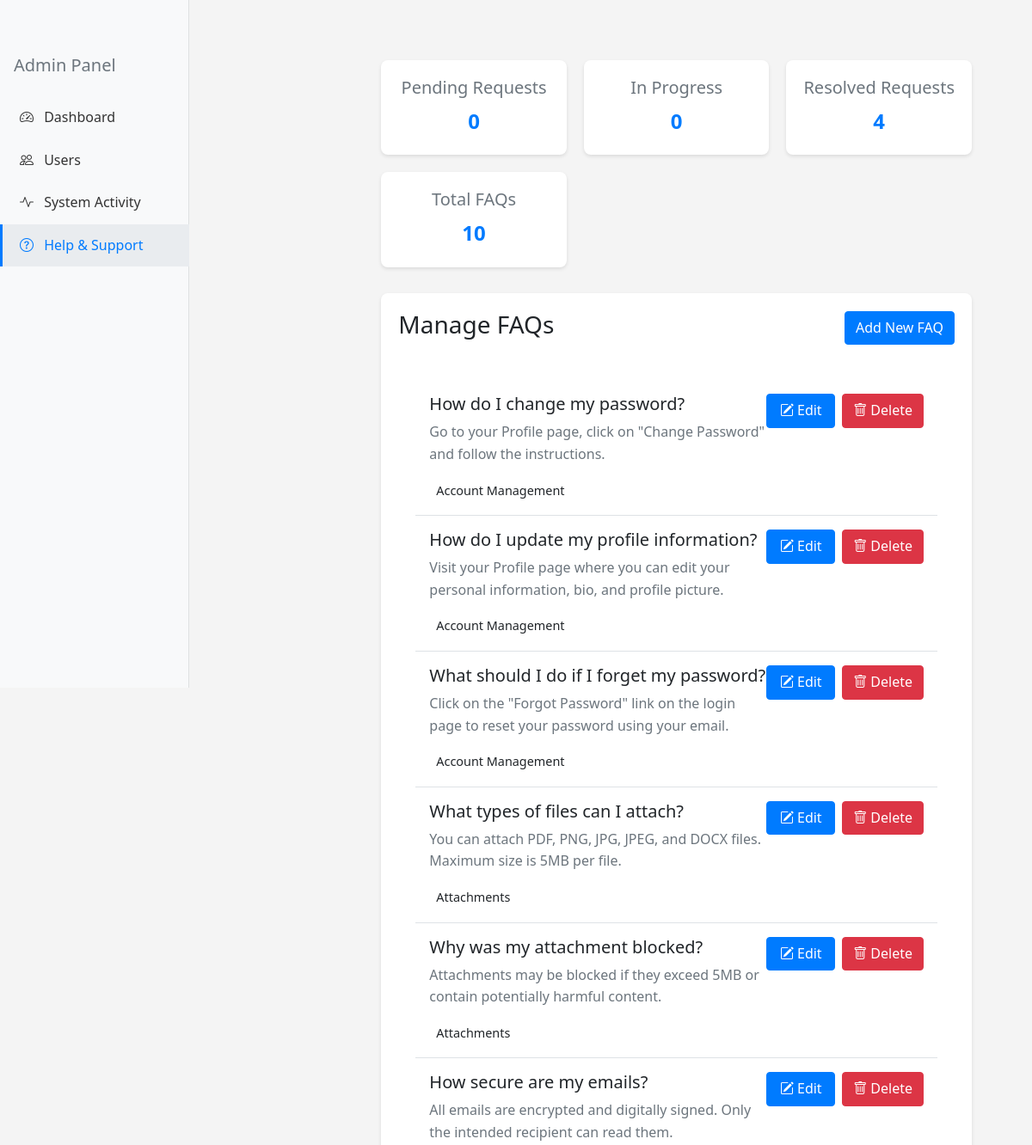
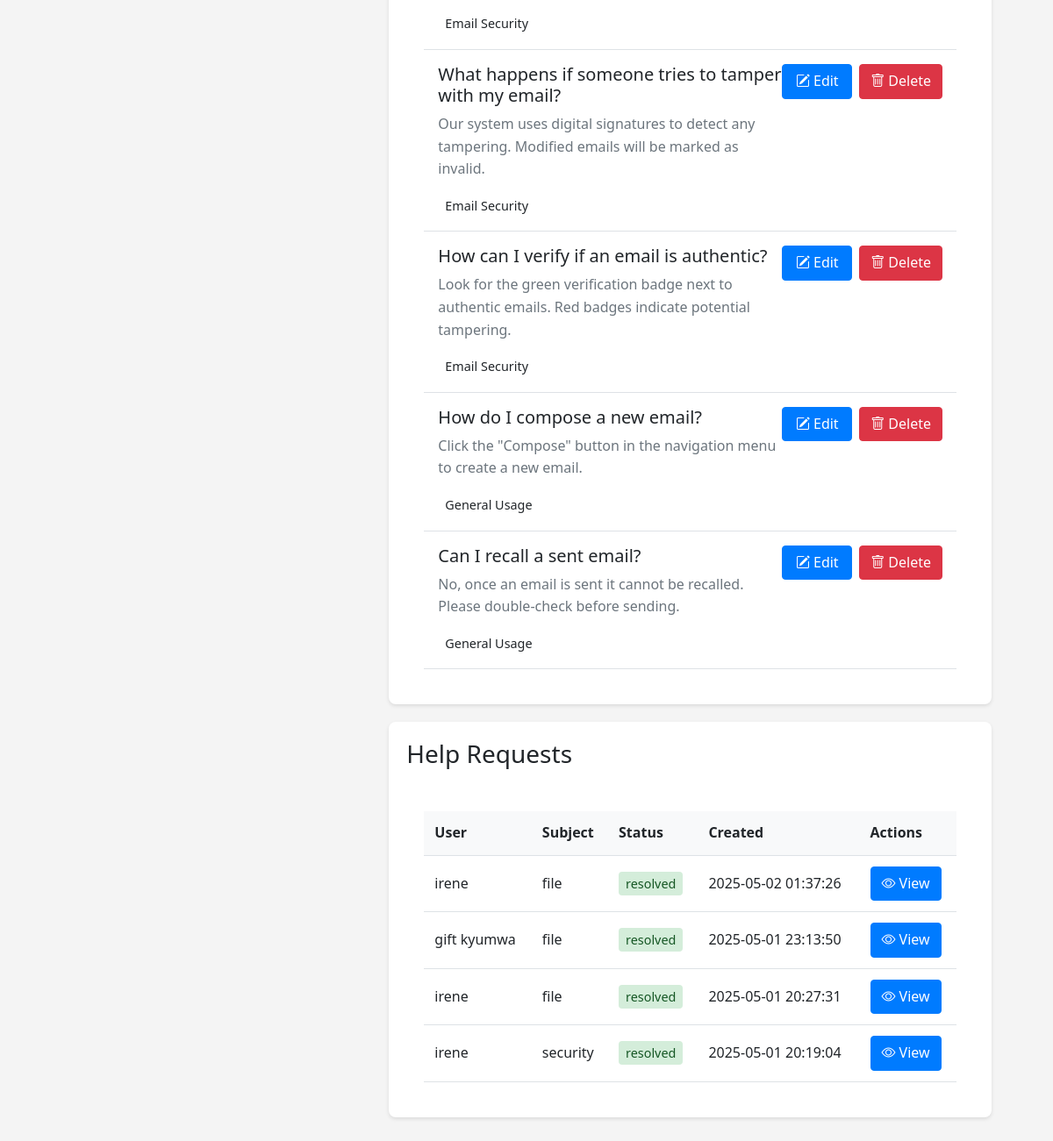
/admin/help (signed in), run on the app's committed database (2 pictures, top to bottom).
### tables this page shows
CREATE TABLE faqs (
                id INTEGER PRIMARY KEY AUTOINCREMENT,
                question TEXT NOT NULL,
                answer TEXT NOT NULL,
                category TEXT NOT NULL,
                created_at DATETIME DEFAULT CURRENT_TIMESTAMP,
                updated_at DATETIME DEFAULT CURRENT_TIMESTAMP
            );

CREATE TABLE help_requests (
                id INTEGER PRIMARY KEY AUTOINCREMENT,
                user_id INTEGER NOT NULL,
                subject TEXT NOT NULL,
                message TEXT NOT NULL,
                status TEXT DEFAULT 'pending',
                admin_response TEXT,
                created_at DATETIME DEFAULT CURRENT_TIMESTAMP,
                updated_at DATETIME DEFAULT CURRENT_TIMESTAMP,
                FOREIGN KEY (user_id) REFERENCES users(id)
            );

CREATE TABLE users (
                id INTEGER PRIMARY KEY AUTOINCREMENT,
                fullname TEXT NOT NULL,
                email TEXT NOT NULL UNIQUE,
                password TEXT NOT NULL,
                is_admin BOOLEAN DEFAULT FALSE,
                is_approved BOOLEAN DEFAULT FALSE,
                profile_picture TEXT,
                bio TEXT,
                created_at DATETIME DEFAULT CURRENT_TIMESTAMP,
                last_updated DATETIME DEFAULT CURRENT_TIMESTAMP
            );

### app.py (the view)
@app.route('/admin/help')
@admin_required
def admin_help():
    try:
        conn = sqlite3.connect(DB_NAME)
        conn.row_factory = sqlite3.Row
        c = conn.cursor()
        c.execute('SELECT * FROM faqs ORDER BY category, created_at DESC')
        faqs = c.fetchall()
        c.execute('''
            SELECT hr.*, u.fullname, u.email
            FROM help_requests hr
            JOIN users u ON hr.user_id = u.id
            ORDER BY hr.created_at DESC
        ''')
        help_requests = c.fetchall()
        c.execute('SELECT COUNT(*) FROM help_requests WHERE status = "pending"')
        pending_requests = c.fetchone()[0]
        c.execute('SELECT COUNT(*) FROM help_requests WHERE status = "in_progress"')
        in_progress_requests = c.fetchone()[0]
        c.execute('SELECT COUNT(*) FROM help_requests WHERE status = "resolved"')
        resolved_requests = c.fetchone()[0]
        c.execute('SELECT COUNT(*) FROM faqs')
        total_faqs = c.fetchone()[0]
        stats = {
            'pending_requests': pending_requests,
            'in_progress_requests': in_progress_requests,
            'resolved_requests': resolved_requests,
            'total_faqs': total_faqs
        }
        conn.close()
        return render_template('admin/help.html',
                             faqs=faqs,
                             help_requests=help_requests,
                             stats=stats)
    except Exception as e:
        print("Admin help page error:", str(e))
        return render_template('admin/help.html',
                             faqs=[],
                             help_requests=[],
                             stats={
                                 'pending_requests': 0,
                                 'in_progress_requests': 0,
                                 'resolved_requests': 0,
                                 'total_faqs': 0
                             })

### app.py (called while the page is built)
@login_manager.user_loader
def load_user(user_id):
    return User.get(int(user_id))

def admin_required(f):
    @wraps(f)
    def decorated_function(*args, **kwargs):
        print(f"Admin required decorator called for {f.__name__}")
        print(f"Current user: {current_user}")
        print(f"Current user is authenticated: {current_user.is_authenticated}")
        if not current_user.is_authenticated:
            print("User not authenticated, redirecting to login")
            return redirect(url_for('login_page'))
        if not getattr(current_user, 'is_admin', False):
            print("User not authorized as admin, redirecting to login")
            return redirect(url_for('login_page'))
        return f(*args, **kwargs)
    return decorated_function

### your_user_model.py (called while the page is built)
    @staticmethod
    def get(user_id):
        conn = sqlite3.connect('users.db')
        cursor = conn.cursor()
        cursor.execute('SELECT id, email, fullname, is_admin FROM users WHERE id = ?', (user_id,))
        user_data = cursor.fetchone()
        conn.close()
        if user_data:
            user = User()
            user.id = user_data[0]
            user.email = user_data[1]
            user.fullname = user_data[2]
            user.is_admin = bool(user_data[3])
            user._authenticated = True
            return user
        return None

### templates/admin/help.html (shortened to what this page needs)
{% extends "admin/base.html" %}
{% block admin_content %}
<div class="admin-container">
    <div class="admin-stats">
        <div class="admin-stat-card">
            <h5 class="text-muted">Pending Requests</h5>
            <div class="admin-stat-number">{{ stats.pending_requests }}</div>
        </div>
        <div class="admin-stat-card">
            <h5 class="text-muted">In Progress</h5>
            <div class="admin-stat-number">{{ stats.in_progress_requests }}</div>
        </div>
        <div class="admin-stat-card">
            <h5 class="text-muted">Resolved Requests</h5>
            <div class="admin-stat-number">{{ stats.resolved_requests }}</div>
        </div>
        <div class="admin-stat-card">
            <h5 class="text-muted">Total FAQs</h5>
            <div class="admin-stat-number">{{ stats.total_faqs }}</div>
        </div>
    </div>
    <div class="admin-section">
        <div class="admin-section-header">
            <h3>Manage FAQs</h3>
            <button onclick="showAddFAQModal()" class="admin-btn admin-btn-primary">Add New FAQ</button>
        </div>
        <div class="admin-card-body">
            {% for faq in faqs %}
            <div class="border-bottom p-3">
                <div class="d-flex justify-content-between align-items-start">
                    <div>
                        <h4 class="h5">{{ faq.question }}</h4>
                        <p class="text-muted">{{ faq.answer }}</p>
                        <span class="admin-badge">{{ faq.category }}</span>
                    </div>
                    <div class="admin-btn-group">
                        <button onclick="editFAQ({{ faq.id }})" class="admin-btn admin-btn-primary">
                            <i class="bi bi-pencil-square me-1"></i> Edit
                        </button>
                        <button onclick="deleteFAQ({{ faq.id }})" class="admin-btn admin-btn-danger">
                            <i class="bi bi-trash me-1"></i> Delete
                        </button>
                    </div>
                </div>
            </div>
            {% endfor %}
        </div>
    </div>
    <div class="admin-section">
        <div class="admin-section-header">
            <h3>Help Requests</h3>
        </div>
        <div class="admin-card-body">
            <div class="table-responsive">
                <table class="admin-table">
                    <thead>
                        <tr>
                            <th>User</th>
                            <th>Subject</th>
                            <th>Status</th>
                            <th>Created</th>
                            <th>Actions</th>
                        </tr>
                    </thead>
                    <tbody>
                        {% for request in help_requests %}
                        <tr>
                            <td>{{ request.fullname }}</td>
                            <td>{{ request.subject }}</td>
                            <td>
                                <span class="admin-badge {% if request.status == 'pending' %}admin-badge-warning
                                    {% elif request.status == 'in_progress' %}admin-badge-info
                                    {% else %}admin-badge-success{% endif %}">
                                    {{ request.status }}
                                </span>
                            </td>
                            <td>{{ request.created_at }}</td>
                            <td>
                                <div class="admin-btn-group">
                                    <button onclick="viewHelpRequest({{ request.id }})" class="admin-btn admin-btn-primary">
                                        <i class="bi bi-eye me-1"></i> View
                                    </button>
                                </div>
                            </td>
                        </tr>
                        {% endfor %}
                    </tbody>
                </table>
            </div>
        </div>
    </div>
</div>
{% endblock %}

### static/css/style.css (style rules this page uses)
* { box-sizing: border-box; margin: 0; padding: 0; }
body { font-family: 'Segoe UI', sans-serif; line-height: 1.6; background-color: #f4f4f4; min-height: 100vh; }

### static/css/admin.css (style rules this page uses)
.admin-container { max-width: 1200px; margin: 0 auto; padding: 20px; }
.admin-section { background: white; padding: 20px; border-radius: 8px; margin-bottom: 20px; box-shadow: 0 2px 4px rgba(0,0,0,0.1); }
.admin-section-header { display: flex; justify-content: space-between; align-items: center; margin-bottom: 20px; }
.admin-table { width: 100%; border-collapse: collapse; }
.admin-table th, .admin-table td { padding: 12px; text-align: left; border-bottom: 1px solid #dee2e6; }
.admin-table th { background-color: #f8f9fa; font-weight: bold; }
.admin-card-body { padding: 20px; }
.admin-stats { display: grid; grid-template-columns: repeat(auto-fit, minmax(200px, 1fr)); gap: 20px; margin-bottom: 30px; }
.admin-stat-card { background: white; padding: 20px; border-radius: 8px; text-align: center; box-shadow: 0 2px 4px rgba(0,0,0,0.1); }
.admin-stat-number { font-size: 24px; font-weight: bold; color: #007bff; }
.admin-badge { padding: 4px 8px; border-radius: 4px; font-size: 0.9em; }
.admin-badge-success { background-color: #d4edda; color: #155724; }
.admin-btn-group { display: flex; gap: 8px; align-items: center; }
.admin-btn { display: inline-flex; align-items: center; justify-content: center; padding: 0.375rem 0.75rem; border-radius: 0.25rem; font-weight: 500; text-align: center; cursor: pointer; transition: all 0.2s; text-decoration: none; min-width: 80px; }
.admin-btn-primary { background-color: #007bff; color: white; border: 1px solid #007bff; }
.admin-btn-danger { background-color: #dc3545; color: white; border: 1px solid #dc3545; }

### data on the page
faqs: question "How do I change my password?", answer "Go to your Profile page, click on \"Change Password\" and follow the instructions.", category "Account Management"
faqs: question "How do I update my profile information?", answer "Visit your Profile page where you can edit your personal information, bio, and profile picture.", category "Account Management"
faqs: question "What should I do if I forget my password?", answer "Click on the \"Forgot Password\" link on the login page to reset your password using your email.", category "Account Management"
faqs: question "What types of files can I attach?", answer "You can attach PDF, PNG, JPG, JPEG, and DOCX files. Maximum size is 5MB per file.", category "Attachments"
faqs: question "Why was my attachment blocked?", answer "Attachments may be blocked if they exceed 5MB or contain potentially harmful content.", category "Attachments"
faqs: question "How secure are my emails?", answer "All emails are encrypted and digitally signed. Only the intended recipient can read them.", category "Email Security"
faqs: question "What happens if someone tries to tamper with my email?", answer "Our system uses digital signatures to detect any tampering. Modified emails will be marked as invalid.", category "Email Security"
faqs: question "How can I verify if an email is authentic?", answer "Look for the green verification badge next to authentic emails. Red badges indicate potential tampering.", category "Email Security"
faqs: question "How do I compose a new email?", answer "Click the \"Compose\" button in the navigation menu to create a new email.", category "General Usage"
faqs: question "Can I recall a sent email?", answer "No, once an email is sent it cannot be recalled. Please double-check before sending.", category "General Usage"
help_requests: fullname "irene", subject "file", status "resolved", created_at "2025-05-02 01:37:26"
help_requests: fullname "gift kyumwa", subject "file", status "resolved", created_at "2025-05-01 23:13:50"
help_requests: fullname "irene", subject "file", status "resolved", created_at "2025-05-01 20:27:31"
help_requests: fullname "irene", subject "security", status "resolved", created_at "2025-05-01 20:19:04"

### other printed values
{{ stats.pending_requests }} "0"
{{ stats.in_progress_requests }} "0"
{{ stats.resolved_requests }} "4"
{{ stats.total_faqs }} "10"
